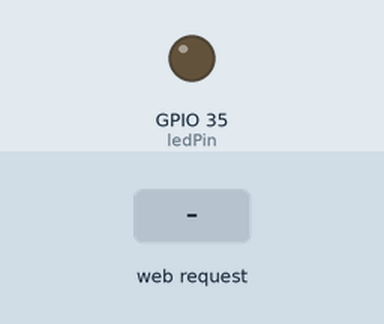
Recording of a sketch running on a simulated ESP32. Parts: output pins drawn as LEDs (lit = HIGH). Inputs (shaded band) come from the test bench. What the sketch prints to the serial monitor is not drawn.

Above: at 1.2 s.
1.3 s: HTTP request GET /toggle received
At 2.0 s:
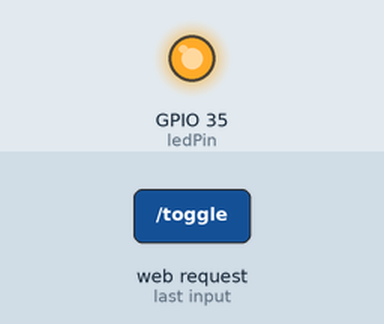
Timing chart, 0 to 4.3 s (numbered marks = the images above; inputs shaded):
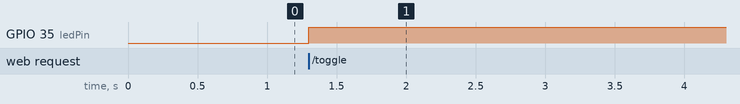

The sketch:

ESP32-Ultrasonic-LED.ino
```cpp
#include <WiFi.h>
#include <WebServer.h>

// Replace with your desired AP credentials
const char* ssid = "ESP32_AP";
const char* password = "12345678";

// Web server running on port 80
WebServer server(80);

// LED Control
const int ledPin = 35;
bool ledState = false;

// Ultrasonic Sensor Pins
const int trigPin = 5;
const int echoPin = 18;

// Function to get distance from ultrasonic sensor
long getDistance() {
    digitalWrite(trigPin, LOW);
    delayMicroseconds(2);
    digitalWrite(trigPin, HIGH);
    delayMicroseconds(10);
    digitalWrite(trigPin, LOW);

    long duration = pulseIn(echoPin, HIGH);
    long distance = duration * 0.034 / 2; // Convert to cm
    return distance;
}

void setup() {
    pinMode(ledPin, OUTPUT);
    digitalWrite(ledPin, LOW);

    pinMode(trigPin, OUTPUT);
    pinMode(echoPin, INPUT);

    Serial.begin(115200);

    WiFi.softAP(ssid, password);
    Serial.println("Access Point started");
    Serial.print("AP IP address: ");
    Serial.println(WiFi.softAPIP());

    server.on("/", handleRoot);
    server.on("/toggle", handleToggle);
    server.on("/distance", handleDistance);

    server.begin();
    Serial.println("Web server started");
}

void loop() {
    server.handleClient();
}

// Serve HTML page
void handleRoot() {
    String html = "<!DOCTYPE html>"
                  "<html>"
                  "<head><title>ESP32 LED & Ultrasonic Sensor</title></head>"
                  "<body>"
                  "<h1>ESP32 LED Control & Ultrasonic Sensor</h1>"
                  "<button onclick=\"toggleLED()\">Toggle LED</button>"
                  "<p>Ultrasonic Sensor Distance: <span id='distance'>--</span> cm</p>"
                  "<script>"
                  "function toggleLED() { fetch('/toggle'); }"
                  "function updateDistance() {"
                  " fetch('/distance')"
                  " .then(response => response.text())"
                  " .then(data => { document.getElementById('distance').innerText = data; });"
                  "}"
                  "setInterval(updateDistance, 1000);"
                  "</script>"
                  "</body>"
                  "</html>";
    server.send(200, "text/html", html);
}

// Toggle LED function
void handleToggle() {
    ledState = !ledState;
    digitalWrite(ledPin, ledState ? HIGH : LOW);
    server.send(200, "text/plain", ledState ? "LED ON" : "LED OFF");
}

// Get distance from ultrasonic sensor
void handleDistance() {
    long distance = getDistance();
    server.send(200, "text/plain", String(distance));
}
```

Measured:
- after the input at 1.3 s, GPIO 35 (ledPin): LOW → HIGH at once
